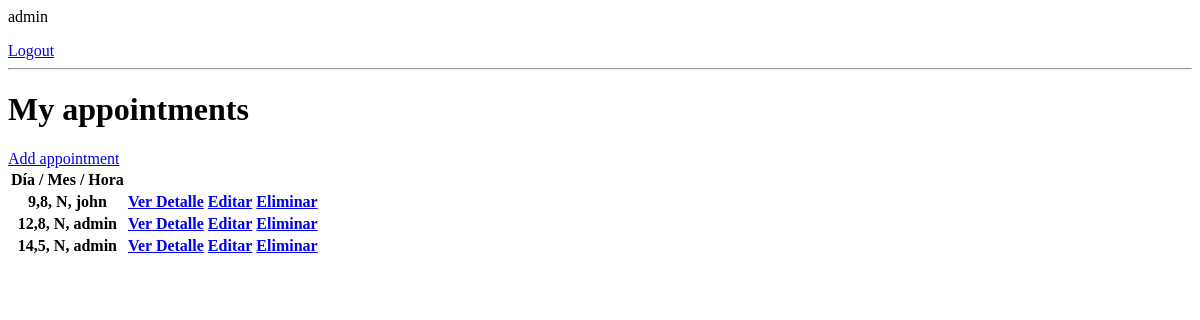
The app's page / (signed in), older data.
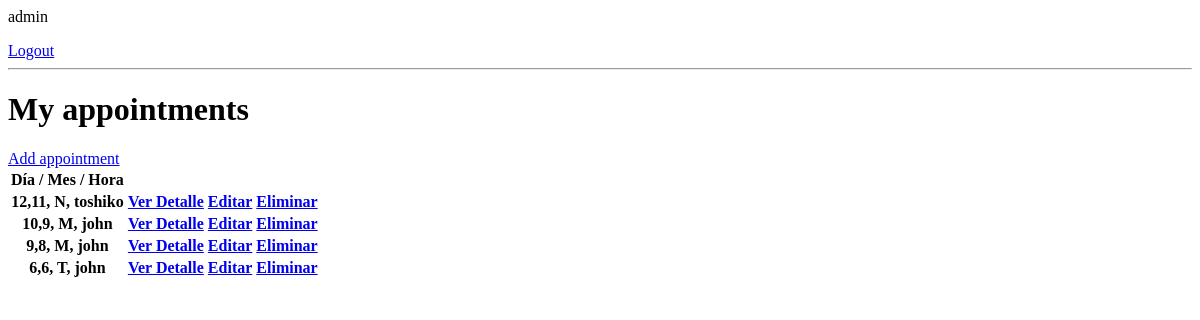
The same page, newer data.
### appointments/models.py (models this page shows, shortened)
class Appointments(models.Model):
    user = models.ForeignKey(User, on_delete = models.CASCADE, null = True, blank = True)
    day = models.PositiveIntegerField(choices=[(i, i) for i in range(1, 32)], blank=True)
    month = models.PositiveIntegerField(choices=[(i, i) for i in range(1, 13)], blank=True)
    hour = models.CharField(max_length=1, choices=HOURS)
    description = models.TextField(null=True, blank=True)
    complete = models.BooleanField(default=False)
    create = models.DateTimeField(auto_now_add=True) # Cuando se crea, lo guarda
    class Meta:
        ordering = ['-month'] # Ordenar por mes

### appointments/views.py (the view)
# urls.py: path('', AppointmentsList.as_view(), name = "appointments"),
class AppointmentsList(LoginRequiredMixin, ListView): #Será una clase y tenemos la funcionalidad de ListView
    model = Appointments #Toma el modelo Appointments
    context_object_name = 'appointments'
    def get_context_data(self, **kwargs):
        context =  super().get_context_data(**kwargs)
        if(self.request.user.is_staff):
            context['appointments'] = context['appointments']
            return context
        else:
            context['appointments'] = context['appointments'].filter(user = self.request.user)
            return context

### appointments/templates/appointments/appointments_list.html
{% if request.user.is_authenticated %}
    <p>{{request.user}}</p>
    <a href="{% url 'logout' %}"> Logout</a>
{% else %}
    <a href="{% url 'login' %}"> Login</a>
{% endif %}
<hr>
<h1>My appointments</h1>
<a href="{% url 'appointment-create' %}"> Add appointment</a>
<table>
    <tr>
        <th>Día / Mes / Hora</th>
    </tr>
    {% for appointment in appointments %}
    <tr>
        <th>{{appointment.day}},{{appointment.month}}, {{appointment.hour}}, {{appointment.user}}</th>
        <th><a href="{% url 'appointment' appointment.id %}">Ver Detalle</a></th>
        <th><a href="{% url 'appointment-update' appointment.id %}"> Editar</a></th>
        <th><a href="{% url 'appointment-delete' appointment.id %}"> Eliminar</a></th>
    </tr>
    {% empty %}
        <h3>No items in list</h3>
    {% endfor %}
</table>

Row changes from the older to the newer data that the page shows:
removed Appointments: day "12", month "8", hour "N", user "admin"
removed Appointments: day "14", month "5", hour "N", user "admin"
added Appointments: day "12", month "11", hour "N", user "toshiko"
added Appointments: day "10", month "9", hour "M", user "john"
changed Appointments (number 3 of 4 on the later page): hour "N" → "M"
added Appointments: day "6", month "6", hour "T", user "john"
